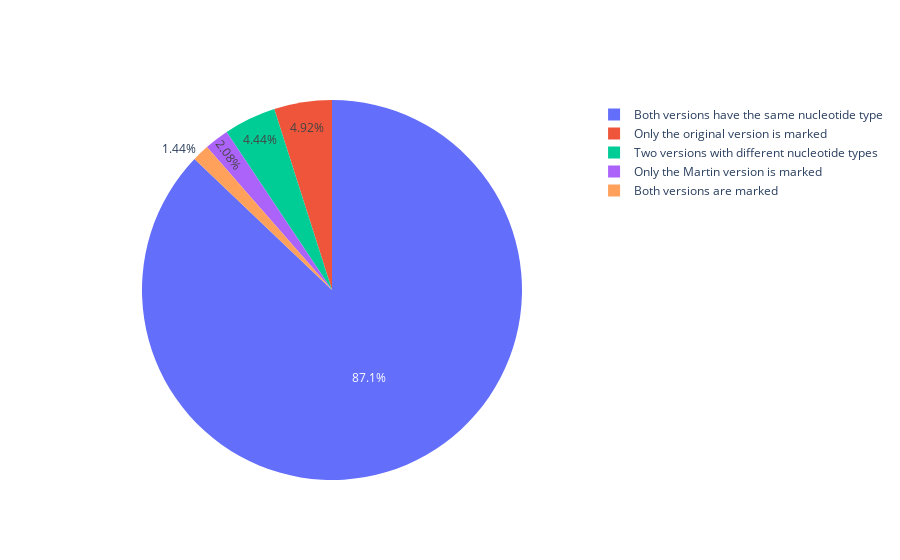

Source (notebook cell):
### Code cell
import pandas as pd
import plotly.graph_objects as go

# 创建DataFrame
data_all = {'Category': ['Both versions have the same nucleotide type', 
                     'Two versions with different nucleotide types', 
                     'Both versions are marked', 
                     'Only the Martin version is marked', 'Only the original version is marked'],
        'Percentage': [95.147, (100-95.147), 1.576, 2.268, 5.369]}
df = pd.DataFrame(data)

# 创建饼图
fig = go.Figure(data=[go.Pie(labels=df['Category'], values=df['Percentage'])])

# 显示饼图
fig.show()

### Figure 1 — Plotly figure (JSON) as saved in the notebook; plotly's stock layout.template omitted (floating-point values rounded to 4 significant figures)
{"data": [{"labels": ["Both versions have the same nucleotide type", "Two versions with different nucleotide types", "Both versions are marked", "Only the Martin version is marked", "Only the original version is marked"], "type": "pie", "values": [95.15, 4.853, 1.576, 2.268, 5.369]}], "layout": {}}
